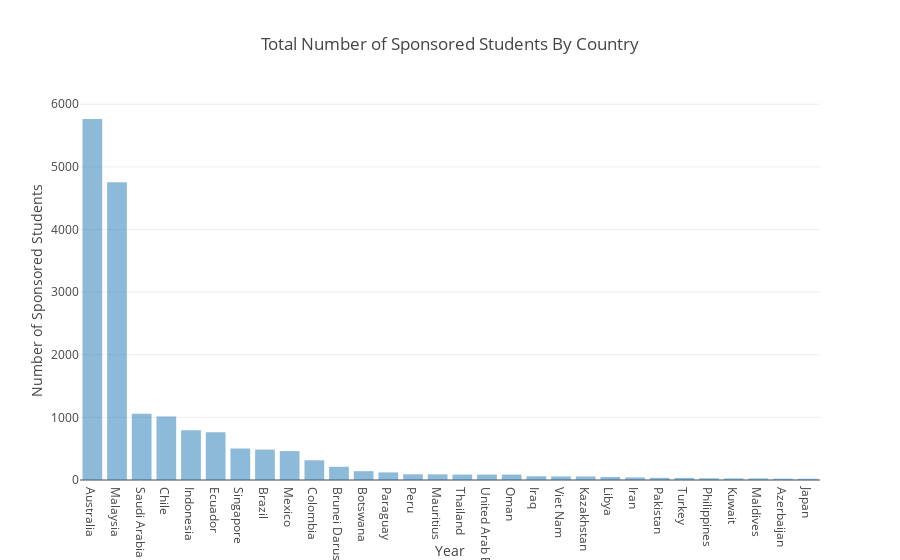

The notebook cell this image was saved under:
### Code cell
traces = []
traces.append(go.Bar(
        x=top_countries_df.index.values,
        y=top_countries_df.values,
        name='Sponsored Student Count',
        opacity = 0.5))


layout = dict(
    title = 'Total Number of Sponsored Students By Country',
    xaxis = dict(title = 'Year'),
    
    yaxis = dict(
        title = 'Number of Sponsored Students',
        #range = [0, 250]
    ),
    
    legend=dict(
        x=0.3,
        y=1.1,
        traceorder='normal',
        font=dict(
            family='sans-serif',
            size=12,
            color='#000'
        ),
        orientation="h"
    )
,
)

fig = dict(data=traces, layout=layout)
iplot(fig)

### Figure 1 — Plotly figure (JSON) as saved in the notebook; plotly's stock layout.template omitted (floating-point values rounded to 4 significant figures)
{"data": [{"name": "Sponsored Student Count", "opacity": 0.5, "type": "bar", "uid": "898b2754-bb02-4716-8992-fb47f9ac0d39", "x": ["Australia", "Malaysia", "Saudi Arabia", "Chile", "Indonesia", "Ecuador", "Singapore", "Brazil", "Mexico", "Colombia", "Brunei Darussalam", "Botswana", "Paraguay", "Peru", "Mauritius", "Thailand", "United Arab Emirates", "Oman", "Iraq", "Viet Nam", "Kazakhstan", "Libya", "Iran", "Pakistan", "Turkey", "Philippines", "Kuwait", "Maldives", "Azerbaijan", "Japan"], "y": [5764, 4755, 1058, 1015, 795, 761, 503, 486, 462, 315, 211, 141, 121, 91, 90, 87, 87, 86, 60, 57, 56, 48, 41, 34, 33, 28, 25, 25, 21, 20]}], "layout": {"legend": {"font": {"color": "#000", "family": "sans-serif", "size": 12}, "orientation": "h", "traceorder": "normal", "x": 0.3, "y": 1.1}, "title": {"text": "Total Number of Sponsored Students By Country"}, "xaxis": {"title": {"text": "Year"}}, "yaxis": {"title": {"text": "Number of Sponsored Students"}}}}
